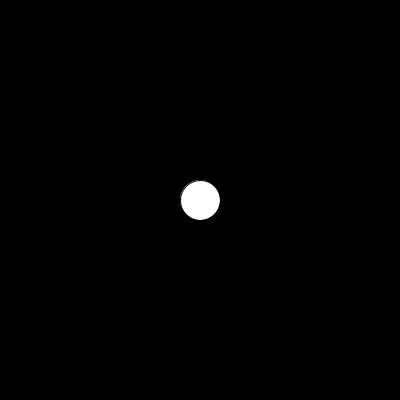
Frame 1 (no input)
Frame 60 (the mouse pressed at the canvas centre just before this capture): identical to frame 1, image omitted
Frame 120 (the mouse held since frame 60 and released just before this capture): identical to frame 1, image omitted

The Processing sketch that drew this single still picture (run headless with seeded random() and noise(); from frame 60 on, the mouse is pressed at the canvas centre):

// Processing sketch: ReverseEngineer01
// ── ReverseEngineer01.pde
void setup() {
  size(400, 400);
  smooth();
  frameRate(5);
}

void draw() {
  background(0);
  ellipse(width/2, height/2, 40, 40);
}
